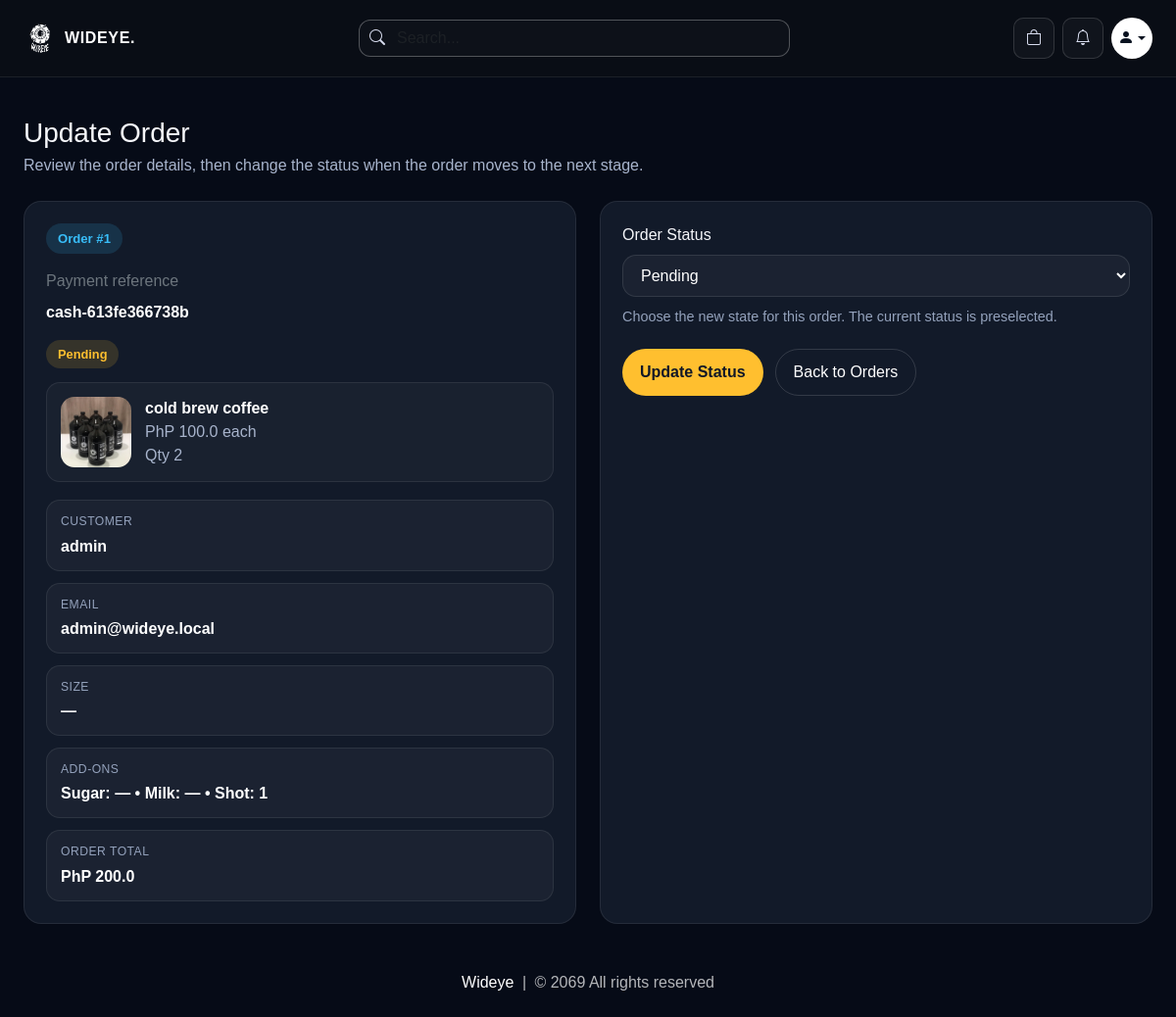
Page /update-order/1 (signed in) on the committed database.
### website/models.py (models this page shows, shortened)
class Order(db.Model):
    id = db.Column(db.Integer, primary_key=True)
    quantity = db.Column(db.Integer, nullable=False)
    size = db.Column(db.String(100), nullable=False, default='')
    sugar = db.Column(db.String(100), nullable=False, default='')
    milk = db.Column(db.String(100), nullable=False, default='')
    shot = db.Column(db.String(100), nullable=False, default='')
    price = db.Column(db.Float, nullable=False)
    status = db.Column(db.String(100), nullable=False)
    payment_method = db.Column(db.String(50), nullable=False, default='cashless')
    payment_id = db.Column(db.String(1000), nullable=False)
    date_placed = db.Column(db.DateTime, default=datetime.utcnow)
    customer_link= db.Column(db.Integer, db.ForeignKey('customer.id'), nullable=False)
    product_link = db.Column(db.Integer, db.ForeignKey('product.id'), nullable=False)

class Product(db.Model):
    id = db.Column(db.Integer, primary_key=True)
    product_name = db.Column(db.String(100), nullable=False)
    current_price = db.Column(db.Float, nullable=False)
    previous_price = db.Column(db.Float, nullable=False)
    in_stock = db.Column(db.Integer, nullable=False)
    size = db.Column(db.String(500), nullable=False, default='')
    sugar = db.Column(db.String(500), nullable=False, default='')
    milk = db.Column(db.String(500), nullable=False, default='')
    shot = db.Column(db.String(500), nullable=False, default='')
    product_picture = db.Column(db.Text, nullable=False)
    flash_sale = db.Column(db.Boolean, default=False)
    date_added = db.Column(db.DateTime, default=datetime.utcnow)
    carts = db.relationship('Cart', backref=db.backref('product', lazy=True))
    orders = db.relationship('Order', backref=db.backref('product', lazy=True))
    usual_items = db.relationship('UsualOrderItem', backref=db.backref('product', lazy=True))

class Customer(db.Model, UserMixin):
    id = db.Column(db.Integer, primary_key=True)
    email = db.Column(db.String(100), unique=True)
    username = db.Column(db.String(100))
    password_hash = db.Column(db.String(150))
    is_admin = db.Column(db.Boolean, default=False, nullable=False)
    face_profile_name = db.Column(db.String(100))
    usual_product_id = db.Column(db.Integer, db.ForeignKey('product.id'), nullable=True)
    date_joined = db.Column(db.DateTime(), default=datetime.utcnow)
    cart_items = db.relationship('Cart', backref=db.backref('customer', lazy=True))
    orders = db.relationship('Order', backref=db.backref('customer', lazy=True))
    usual_product = db.relationship('Product', foreign_keys=[usual_product_id])
    usual_items = db.relationship(
        'UsualOrderItem',
        backref=db.backref('customer', lazy=True),
        cascade='all, delete-orphan',
        order_by='UsualOrderItem.id'
    )
    @property
    def password(self):
        raise AttributeError('Password is not a readable Attribute')

### website/admin.py (the view, shortened to what this page needs)
@admin.route('/update-order/<int:order_id>', methods=['GET', 'POST'])
@login_required
def update_order(order_id):
    if current_user_is_admin():
        form = OrderForm()
        order = Order.query.get(order_id)
        if order is None:
            flash('Order not found.')
            return redirect('/view-orders')
        if not form.is_submitted():
            form.order_status.data = order.status
        return render_template('order_update.html', form=form, order=order, get_product_image=get_product_image)
    return render_template('404.html')

### website/forms.py
class OrderForm(FlaskForm):
    order_status = SelectField('Order Status', choices=[('Pending', 'Pending'), ('Accepted', 'Accepted'),
                                                        ('Out for delivery', 'Out for delivery'),
                                                        ('Delivered', 'Delivered'), ('Canceled', 'Canceled')])
    update = SubmitField('Update Status')

### website/admin.py (called while the page is built)
def current_user_is_admin():
    return current_user.is_authenticated and bool(getattr(current_user, 'is_admin', False))

### website/views.py (called while the page is built)
def parse_options(csv_string):
    if not csv_string:
        return []
    return [opt.strip() for opt in str(csv_string).split(',') if opt.strip()]

def get_product_image(product, selected_size=''):
    images = parse_options(product.product_picture) if product.product_picture else []
    if not images:
        return '/media/default.jpg'
    if not selected_size:
        return images[0]
    sizes = parse_options(product.size)
    if selected_size in sizes:
        idx = sizes.index(selected_size)
        return images[idx] if idx < len(images) else images[-1]
    return images[0]

### website/templates/order_update.html (shortened to what this page needs)
{% extends 'base.html' %}
{% block body %}
<div class="wideye-shell py-4">
    <div class="mb-4">
        <h1 class="h3 mb-1">Update Order</h1>
        <p class="wideye-order-update-copy mb-0">Review the order details, then change the status when the order moves to the next stage.</p>
    </div>
    <div class="wideye-order-update-layout">
        <aside class="wideye-order-update-card">
            <span class="wideye-order-update-id">Order #{{ order.id }}</span>
            <p class="text-secondary mt-3 mb-2">Payment reference</p>
            <div class="wideye-order-update-value" style="word-break:break-word;">{{ order.payment_id }}</div>
            {% set status_class = 'wideye-status-pending' %}
            {% if order.status == 'Accepted' %}
                {% set status_class = 'wideye-status-accepted' %}
            {% elif order.status == 'Out for delivery' %}
                {% set status_class = 'wideye-status-out' %}
            {% elif order.status == 'Delivered' %}
                {% set status_class = 'wideye-status-delivered' %}
            {% elif order.status == 'Canceled' %}
                {% set status_class = 'wideye-status-canceled' %}
            {% endif %}
            <div class="mt-3">
                <span class="wideye-order-status {{ status_class }}">{{ order.status }}</span>
            </div>
            <div class="wideye-order-product">
                <img src="{{ get_product_image(order.product, order.size) }}" alt="{{ order.product.product_name }}">
                <div>
                    <div class="fw-semibold text-white">{{ order.product.product_name }}</div>
                    <div class="wideye-order-update-copy">PhP {{ order.price }} each</div>
                    <div class="wideye-order-update-copy">Qty {{ order.quantity }}</div>
                </div>
            </div>
            <div class="wideye-order-update-grid">
                <div class="wideye-order-update-meta">
                    <span class="wideye-order-update-label">Customer</span>
                    <span class="wideye-order-update-value">{{ order.customer.username }}</span>
                </div>
                <div class="wideye-order-update-meta">
                    <span class="wideye-order-update-label">Email</span>
                    <span class="wideye-order-update-value">{{ order.customer.email }}</span>
                </div>
                <div class="wideye-order-update-meta">
                    <span class="wideye-order-update-label">Size</span>
                    <span class="wideye-order-update-value">{{ order.size or '—' }}</span>
                </div>
                <div class="wideye-order-update-meta">
                    <span class="wideye-order-update-label">Add-ons</span>
                    <span class="wideye-order-update-value">Sugar: {{ order.sugar or '—' }} • Milk: {{ order.milk or '—' }} • Shot: {{ order.shot or '—' }}</span>
                </div>
                <div class="wideye-order-update-meta">
                    <span class="wideye-order-update-label">Order total</span>
                    <span class="wideye-order-update-value">PhP {{ order.price * order.quantity }}</span>
                </div>
            </div>
        </aside>
        <section class="wideye-order-update-form">
            <form action="" method="POST" enctype="multipart/form-data">
                <div>
                    <label class="form-label">{{ form.order_status.label.text }}</label>
                    {{ form.order_status(class="wideye-order-input") }}
                    <p class="wideye-order-help">Choose the new state for this order. The current status is preselected.</p>
                </div>
                <div class="wideye-order-actions">
                    {{ form.update(class="wideye-order-primary") }}
                    <a href="/view-orders" class="wideye-order-secondary">Back to Orders</a>
                </div>
            </form>
        </section>
    </div>
</div>
{% endblock %}

### website/templates/base.html (style rules this page uses)
* { box-sizing: border-box; }
html { -webkit-text-size-adjust: 100%; }
body { background: #060b17; color: #f6f7fb; min-height: 100vh; font-family: Arial, Helvetica, sans-serif; overflow-x: hidden; }
a { text-decoration: none; }
img, iframe, canvas, video { max-width: 100%; }
.wideye-shell { width: min(calc(100% - clamp(1rem, 4vw, 3rem)), 1280px); margin: 0 auto; }

### website/templates/order_update.html (style rules this page uses)
.wideye-order-update-layout { display: grid; grid-template-columns: repeat(auto-fit, minmax(min(100%, 320px), 1fr)); gap: 24px; }
.wideye-order-update-card, .wideye-order-update-form { background: #121a29; border: 1px solid rgba(255, 255, 255, 0.08); border-radius: 18px; padding: 22px; }
.wideye-order-update-id { display: inline-block; padding: 6px 12px; border-radius: 999px; background: rgba(56, 189, 248, 0.15); color: #38bdf8; font-weight: 700; font-size: 0.82rem; }
.wideye-order-update-grid { display: grid; gap: 12px; margin-top: 18px; }
.wideye-order-update-meta { background: rgba(255, 255, 255, 0.04); border: 1px solid rgba(255, 255, 255, 0.08); border-radius: 14px; padding: 12px 14px; }
.wideye-order-update-label { display: block; color: #94a2bc; font-size: 0.76rem; text-transform: uppercase; letter-spacing: 0.04em; margin-bottom: 4px; }
.wideye-order-update-value { color: #ffffff; font-weight: 600; }
.wideye-order-update-copy { color: #a8b4cc; }
.wideye-order-status { display: inline-block; padding: 5px 12px; border-radius: 999px; font-size: 0.8rem; font-weight: 600; }
.wideye-status-pending { background: rgba(255,191,47,0.15); color: #ffbf2f; }
.wideye-order-product { display: flex; align-items: center; gap: 14px; margin-top: 14px; padding: 14px; border-radius: 14px; background: rgba(255, 255, 255, 0.03); border: 1px solid rgba(255, 255, 255, 0.08); }
.wideye-order-product img { width: 72px; height: 72px; object-fit: cover; border-radius: 14px; }
.wideye-order-input, .wideye-order-input:focus { width: 100%; background: rgba(255, 255, 255, 0.04); border: 1px solid rgba(255, 255, 255, 0.1); border-radius: 14px; color: #ffffff; padding: 11px 14px; box-shadow: none; }
.wideye-order-help { margin-top: 10px; color: #94a2bc; font-size: 0.9rem; }
.wideye-order-actions { display: flex; flex-wrap: wrap; gap: 12px; margin-top: 22px; }
.wideye-order-primary { border: none; border-radius: 999px; padding: 11px 18px; font-weight: 700; background: #ffbf2f; color: #111827; }
.wideye-order-secondary { border: 1px solid rgba(255, 255, 255, 0.14); border-radius: 999px; padding: 11px 18px; color: #ffffff; }

### rows in the picture
Order: id "1", payment_id "cash-613fe366738b", status "Pending", size.product_picture (picture), price "100.0", quantity "2", size "—", sugar "—", milk "—", shot "1", order.price*order.quantity "200.0"
Product: product.product_name "cold brew coffee"
Customer: customer.username "admin", customer.email "admin@wideye.local"
